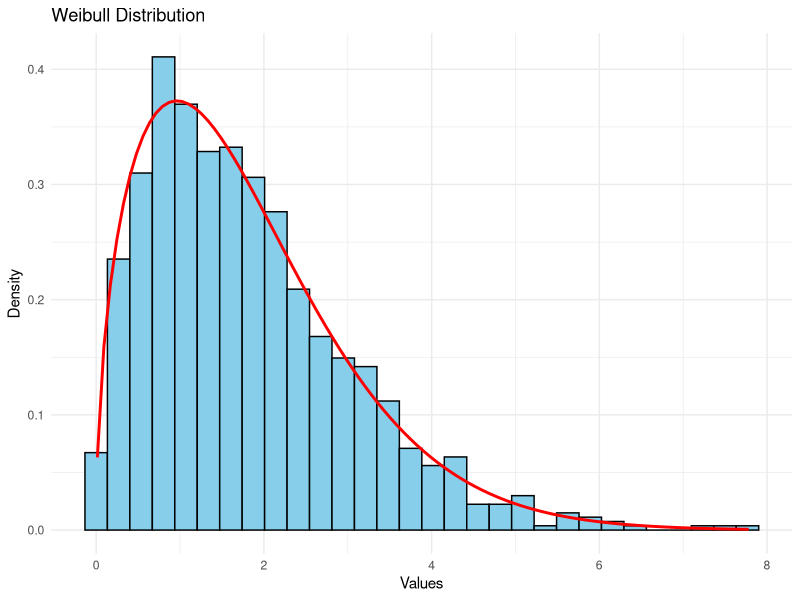

This figure's R source:
# Load the packages
library(fitdistrplus)
library(tidyverse)


# Generate random data from a Weibull distribution
set.seed(123)
weibull_data <- rweibull(n = 1000, shape = 1.5, scale = 2)


dat <- data.frame(weibull_data)

# Plot histogram with density
dat %>% 
ggplot(aes(x = weibull_data)) +
  geom_histogram(aes(y = ..density..), bins = 30, color = "black", fill = "skyblue") +
  stat_function(fun = dweibull, args = list(shape = 1.5, scale = 2), color = "red", size = 1) +
  labs(title = "Weibull Distribution", x = "Values", y = "Density") +
  theme_minimal()


# Fit a Weibull distribution to the generated data
fit <- fitdist(weibull_data, "weibull")

# Display the estimated parameters
print(fit)

fitdist(weibull_data, "gamma")
